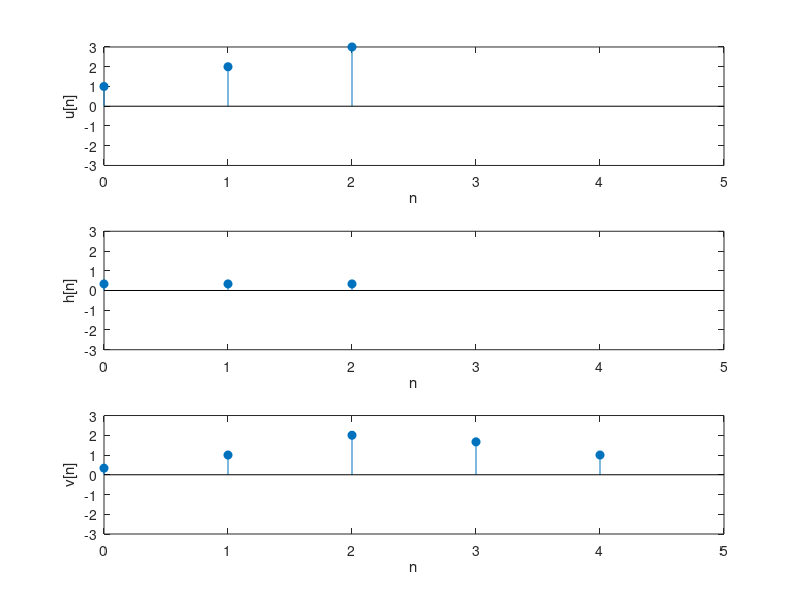
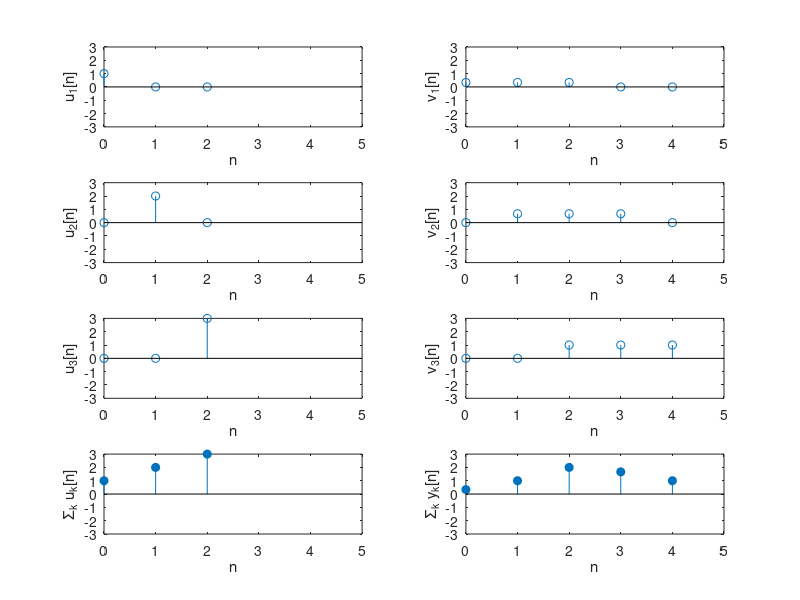

Write the MATLAB code that produced these figures, in order. (Note: this script raises an error after producing the figures.)
%% Sample 4-1
%% 線形シフト不変システム
% 単変量畳み込み
% 
% 画像処理特論
% 
% 村松 正吾 
% 
% 動作確認: MATLAB R2020a
%% Linear shift-invariant systems
% Univariate convolution
% 
% Advanced Topics in Image Processing
% 
% Shogo MURAMATSU
% 
% Verified: MATLAB R2020a
% 準備
% (Preparation)

close all
% 入力信号 $\{u[n]\}_n$ 
% (Input signal $\{u[n]\}_n$)

% Input x[n]
u = [1 2 3];
% 線形シフト不変システムのインパルス応答 $\{h[n]\}_n$ 
% (Impulse response of a linear shift-invariant system $\{h[n]\}_n$)

% Impulse response h[n]
h = [1 1 1]/3;
% 線形シフト不変システムの出力応答$\{v[n]\}_n$ 
% (The linear shift-invariant system response $\{v[n]\}_n$)
% 
% 畳み込み演算 (Convolution)
% 
% $$\{v[n]\}_n=\{h[n]\}_n \ast \{u[n]\}_n = \sum_{k=-\infty}^{\infty}u[k]\{h[n-k]\}_n$$

% Output y[n]
v = conv(h,u);
% 入出力のプロット
% (Plot of the input and output)

% Lengths of u, h and v
nu = length(u);
nh = length(h);
nv = length(v);

figure(1)
amax = max(max(abs(u)),max(abs(v)));
%% u[n]
subplot(3,1,1)
stem(0:nu-1,u,'filled')
axis([0 nv -amax amax])
xlabel('n')
ylabel('u[n]')

%% h[n]
subplot(3,1,2)
stem(0:nh-1,h,'filled')
axis([0 nv -amax amax])
xlabel('n')
ylabel('h[n]')

%% v[n]
subplot(3,1,3)
stem(0:nv-1,v,'filled')
axis([0 nv -amax amax])
xlabel('n')
ylabel('v[n]')
% 重み付けインパルス信号への分解と重み付けインパルス応答の合成
% (Decomposition into weighted impulse signals and synthesis of weighted impulse 
% responses)
% 
% $$\{v[n]\}_n = \sum_{k=-\infty}^{\infty} \{v_k[n]\}_n,$$
% 
% $$\{u[n]\}_n = \sum_{k=-\infty}^{\infty} \{u_k[n]\}_n,$$
% 
% ただし、(where)
% 
% $$\{v_k[n]\}_n = \{h[n]\}_n \ast \{u_k[n]\}_n,$$
% 
% $$\{u_k[n]\}_n = u[k]\{\delta[n-k]\}_n.$$
% 
% 

figure(2)
uu = 0;
vv = 0;
for k = 1:nu
    % Shifted impluse signal \delta[n-k]
    ds = zeros(size(u),'like',u);
    ds(k) = 1;
    % Weighted impulse signal uk[n] = u[k]\delta[n-k]
    uk = u(k)*ds;
    % System response to shifted impulse signal and weighting 
    % vk[n] = h[n] * uk[n]
    vk = u(k)*conv(h,ds);
    % Plot uk[n]
    subplot(nu+1,2,2*k-1)
    stem(0:nu-1,uk)
    axis([0 nv -amax amax])
    xlabel('n')
    ylabel(sprintf('u_%d[n]',k))
    % Plot vk[n]
    subplot(nu+1,2,2*k)
    stem(0:nv-1,vk)
    axis([0 nv -amax amax])
    xlabel('n')
    ylabel(sprintf('v_%d[n]',k))
    % Accumurate uk[n] and vk[n]
    uu = uu + uk;
    vv = vv + vk;
end
% Plot accumulation of uk[n]
subplot(nu+1,2,2*(nu+1)-1)
stem(0:nu-1,uu,'filled')
axis([0 nv -amax amax])
xlabel('n')
ylabel('\Sigma_k u_k[n]')
% Plot accumulation of vk[n]
subplot(nu+1,2,2*(nu+1))
stem(0:nv-1,vv,'filled')
axis([0 nv -amax amax])
xlabel('n')
ylabel('\Sigma_k y_k[n]')
% 平均自乗誤差(MSE)による評価
% (Evaluation in terms of the mean squared errors (MSE))
% 
% $$\mathrm{MSE}(\{x[n]\}_n,\{y[n]\}_n) \colon =\frac{1}{\left|\Omega\right|}\sum_{n\in\Omega}\left|x[n]-y[n]\right|^2,$$
% 
% ただし， $\Omega$は添え字集合， $|\Omega|$ は添え字の数．(where $\Omega$ denotes the index set 
% and $|\Omega|$ means the cardinality.)

% Evaluation of uu
mse(u,uu)
% Evaluation of vv
mse(v,vv)
%% 
% © Copyright, Shogo MURAMATSU, All rights reserved.
